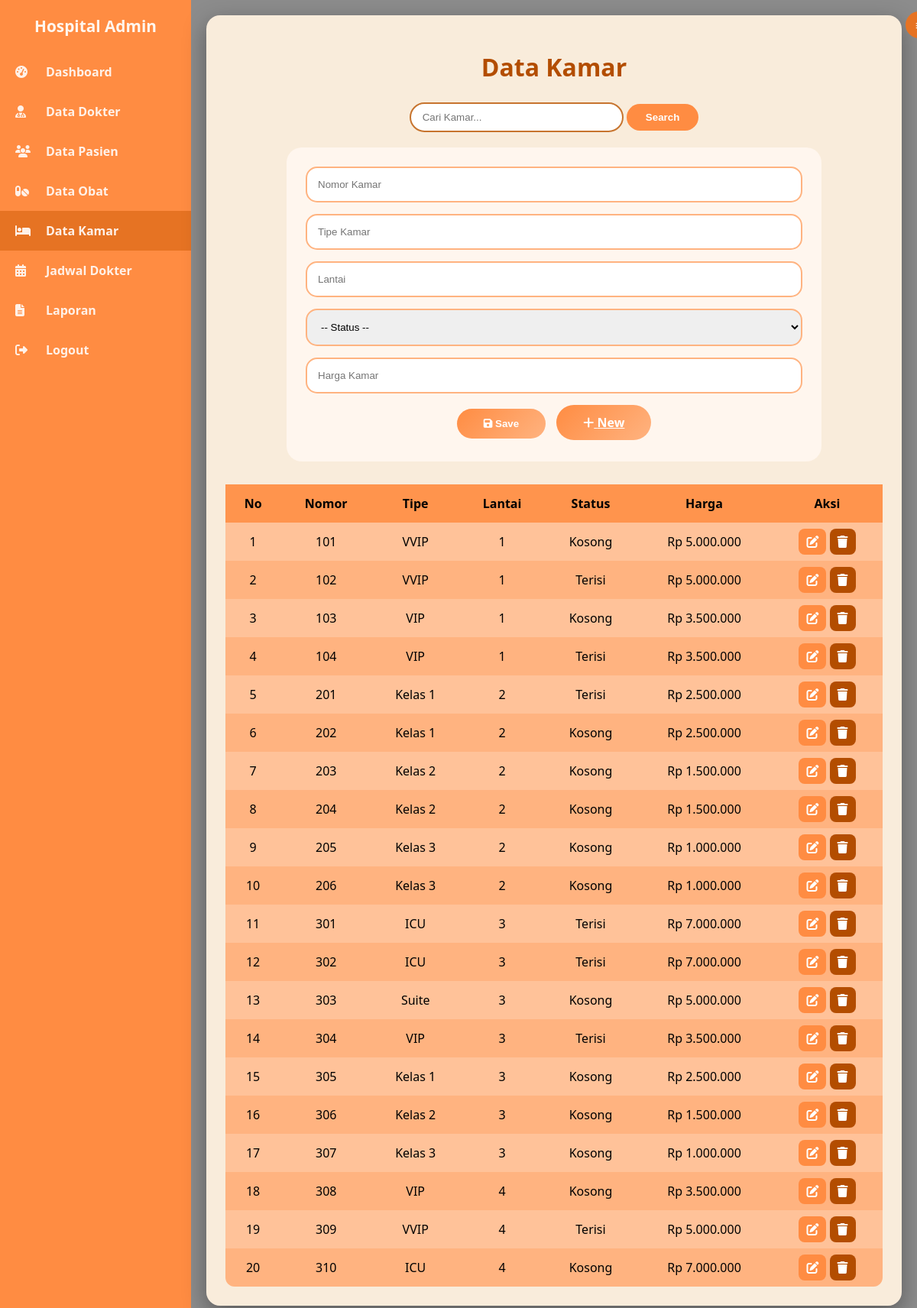
/admin/data_kamar.php (signed in), run on the app's committed database.
### tables this page shows
CREATE TABLE `kamar` (
  `nomor_kamar` int(11) NOT NULL,
  `harga` decimal(10,2) DEFAULT NULL,
  `status` enum('Kosong','Terisi') DEFAULT 'Kosong',
  `tipe_kamar` varchar(100) DEFAULT NULL,
  `lantai` int(11) DEFAULT NULL
);

### admin/data_kamar.php (the view, shortened to what this page needs)
<?php
include "../config/koneksi.php";
$nomor_value = '';
$tipe_value  = '';
$lantai_value= '';
$harga_value = '';
$keyword = $_GET['search'] ?? '';
if ($keyword != '') {
    $like = "%$keyword%";
    $stmt = mysqli_prepare($koneksi,
        "SELECT * FROM kamar
         WHERE nomor_kamar LIKE ? OR tipe_kamar LIKE ? OR status LIKE ?
         ORDER BY nomor_kamar ASC");
    mysqli_stmt_bind_param($stmt, "sss", $like, $like, $like);
    mysqli_stmt_execute($stmt);
    $data = mysqli_stmt_get_result($stmt);
} else {
    $data = mysqli_query($koneksi, "SELECT * FROM kamar ORDER BY nomor_kamar ASC");
}
$edit = null;
?>
<!DOCTYPE html>
<html lang="id">
<head>
<link rel="stylesheet" href="https://cdnjs.cloudflare.com/ajax/libs/font-awesome/6.5.0/css/all.min.css">
</head>
<body>
<div class="sidebar" id="sidebar">
    <div class="logo">Hospital Admin</div>
    <div class="toggle-btn" onclick="toggleSidebar()">≡</div>
    <ul>
        <li><a href="dashboard.php"><i class="fas fa-tachometer-alt"></i><span class="label">Dashboard</span></a></li>
        <li><a href="data_dokter.php"><i class="fas fa-user-md"></i><span class="label">Data Dokter</span></a></li>
        <li><a href="data_pasien.php"><i class="fas fa-users"></i><span class="label">Data Pasien</span></a></li>
        <li><a href="data_obat.php"><i class="fas fa-pills"></i><span class="label">Data Obat</span></a></li>
        <li><a href="data_kamar.php" class="active"><i class="fas fa-bed"></i><span class="label">Data Kamar</span></a></li>
        <li><a href="jadwal_dokter.php"><i class="fas fa-calendar-alt"></i><span class="label">Jadwal Dokter</span></a></li>
        <li><a href="laporan_rawat.php"><i class="fas fa-file-alt"></i><span class="label">Laporan</span></a></li>
        <li><a href="../logout.php"><i class="fas fa-sign-out-alt"></i><span class="label">Logout</span></a></li>
    </ul>
</div>
<div class="main">
<div class="content">
<h1>Data Kamar</h1>
<div class="search-box">
<form method="GET">
    <input type="text" name="search" placeholder="Cari Kamar..." value="<?= htmlspecialchars($keyword) ?>">
    <button type="submit">Search</button>
</form>
</div>
<form method="POST" class="form-tambah">
<input type="number" name="nomor_kamar" placeholder="Nomor Kamar" value="<?= htmlspecialchars($nomor_value) ?>" required>
<input type="text" name="tipe_kamar" placeholder="Tipe Kamar" value="<?= htmlspecialchars($tipe_value) ?>" required>
<input type="number" name="lantai" placeholder="Lantai" value="<?= htmlspecialchars($lantai_value) ?>" required>
<select name="status" required>
    <option value="">-- Status --</option>
</select>
<input type="number" name="harga" placeholder="Harga Kamar" value="<?= htmlspecialchars($harga_value) ?>" required>
<div class="button-group">
<button type="submit" name="save"><i class="fas fa-save"></i> <?= $edit?'Update':'Save' ?></button>
<a href="data_kamar.php" class="button-link"><i class="fas fa-plus"></i> New</a>
</div>
</form>
<table>
<tr>
<th>No</th>
<th>Nomor</th>
<th>Tipe</th>
<th>Lantai</th>
<th>Status</th>
<th>Harga</th>
<th>Aksi</th>
</tr>
<?php $no=1; while($d=mysqli_fetch_assoc($data)): ?>
<tr>
<td><?= $no++ ?></td>
<td><?= $d['nomor_kamar'] ?></td>
<td><?= htmlspecialchars($d['tipe_kamar']) ?></td>
<td><?= $d['lantai'] ?></td>
<td><?= $d['status'] ?></td>
<td>Rp <?= number_format($d['harga'],0,',','.') ?></td>
<td>
<a href="?edit=<?= $d['nomor_kamar'] ?>" class="update"><i class="fas fa-edit"></i></a>
<a href="?hapus=<?= $d['nomor_kamar'] ?>" class="delete" onclick="return confirm('Hapus data?')"><i class="fas fa-trash"></i></a>
</td>
</tr>
<?php endwhile; ?>
</table>
</div>
</div>
</body>
</html>

### admin/data_kamar.php (style rules this page uses)
* { box-sizing:border-box; }
body { margin:0; font-family:'Segoe UI',sans-serif; background: linear-gradient(rgba(0,0,0,.45),rgba(0,0,0,.45)), url("../assets/RS_Pondok_Indah_-_Pondok_Indah.jpg"); background-size:cover; background-attachment:fixed; display:flex; }
.sidebar { width:250px; background:#FF8C42; min-height:100vh; transition:.3s; }
.sidebar .logo { color:#FFF6EE; text-align:center; font-size:1.3rem; font-weight:bold; padding:20px; }
.sidebar ul { list-style:none;padding:0;margin:0; }
.sidebar ul li a { display:flex; align-items:center; padding:15px 20px; color:#FFF1E8; text-decoration:none; font-weight:600; }
.sidebar ul li a.active, .sidebar ul li a:hover { background:#E67323; }
.sidebar ul li a i { width:25px;margin-right:15px; }
.main { flex:1;padding:20px; }
.toggle-btn { position:absolute; top:15px; right:-20px; width:35px; height:35px; background:#E67323; color:#fff; border-radius:50%; display:flex;align-items:center;justify-content:center; cursor:pointer; }
.content { background:rgba(255,242,224,.95); padding:25px; border-radius:18px; box-shadow:0 10px 30px rgba(0,0,0,.35); }
.content h1 { text-align:center;color:#B34D00;margin-bottom:25px; }
.search-box { text-align:center;margin-bottom:20px; }
.search-box input { padding:10px 15px; border-radius:30px; border:2px solid #C7742E; width:280px; }
.search-box button { padding:10px 25px; border-radius:30px; border:none; background:#FF8C42; color:#fff; font-weight:bold; }
.form-tambah { max-width:700px; margin:0 auto 30px; background:#FFF6EE; padding:25px; border-radius:20px; }
.form-tambah input, .form-tambah select { width:100%; padding:14px; margin-bottom:15px; border-radius:15px; border:2px solid #FFB380; }
.button-group { text-align:center; }
.button-group button, .button-link { background:linear-gradient(135deg,#FF8C42,#FFB380); color:#fff; font-weight:bold; padding:12px 35px; border-radius:30px; border:none; margin:5px; }
table { width:100%; border-collapse:collapse; background:#FFB380; border-radius:12px; }
th,td { padding:14px;text-align:center; }
th { background:#FF944D; }
tr:nth-child(even) { background:#FFC299; }
a.update { background:#FF8C42;color:#fff;padding:6px 10px;border-radius:8px; }
a.delete { background:#B34D00;color:#fff;padding:6px 10px;border-radius:8px; }

### data on the page
kamar: nomor_kamar "101", tipe_kamar "VVIP", lantai "1", status "Kosong", harga "5.000.000"
kamar: nomor_kamar "102", tipe_kamar "VVIP", lantai "1", status "Terisi", harga "5.000.000"
kamar: nomor_kamar "103", tipe_kamar "VIP", lantai "1", status "Kosong", harga "3.500.000"
kamar: nomor_kamar "104", tipe_kamar "VIP", lantai "1", status "Terisi", harga "3.500.000"
kamar: nomor_kamar "201", tipe_kamar "Kelas 1", lantai "2", status "Terisi", harga "2.500.000"
kamar: nomor_kamar "202", tipe_kamar "Kelas 1", lantai "2", status "Kosong", harga "2.500.000"
kamar: nomor_kamar "203", tipe_kamar "Kelas 2", lantai "2", status "Kosong", harga "1.500.000"
kamar: nomor_kamar "204", tipe_kamar "Kelas 2", lantai "2", status "Kosong", harga "1.500.000"
kamar: nomor_kamar "205", tipe_kamar "Kelas 3", lantai "2", status "Kosong", harga "1.000.000"
kamar: nomor_kamar "206", tipe_kamar "Kelas 3", lantai "2", status "Kosong", harga "1.000.000"
kamar: nomor_kamar "301", tipe_kamar "ICU", lantai "3", status "Terisi", harga "7.000.000"
kamar: nomor_kamar "302", tipe_kamar "ICU", lantai "3", status "Terisi", harga "7.000.000"
kamar: nomor_kamar "303", tipe_kamar "Suite", lantai "3", status "Kosong", harga "5.000.000"
kamar: nomor_kamar "304", tipe_kamar "VIP", lantai "3", status "Terisi", harga "3.500.000"
kamar: nomor_kamar "305", tipe_kamar "Kelas 1", lantai "3", status "Kosong", harga "2.500.000"
kamar: nomor_kamar "306", tipe_kamar "Kelas 2", lantai "3", status "Kosong", harga "1.500.000"
kamar: nomor_kamar "307", tipe_kamar "Kelas 3", lantai "3", status "Kosong", harga "1.000.000"
kamar: nomor_kamar "308", tipe_kamar "VIP", lantai "4", status "Kosong", harga "3.500.000"
kamar: nomor_kamar "309", tipe_kamar "VVIP", lantai "4", status "Terisi", harga "5.000.000"
kamar: nomor_kamar "310", tipe_kamar "ICU", lantai "4", status "Kosong", harga "7.000.000"
